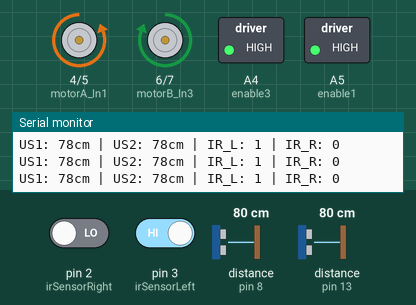
Bench run of a sketch on a simulated Arduino Uno, built with avr-gcc and run on an emulated ATmega328P. On the bench: motor-driver pin pairs drawn as motors (green arrow = first pin HIGH = forward, orange = second pin HIGH = backward, longer = more drive), switched loads named in the sketch (green lamp = pin HIGH), the last lines printed to the serial monitor. Wiring (inferred from the names in the program): 2 × ultrasonic range finder: trigger pin 10, echo pin 8 / trigger pin 12, echo pin 13. Inputs (shaded band) come from the test bench; at power-on: pin 3 (irSensorLeft) HIGH, pin 2 (irSensorRight) LOW, distance to the obstacle (sensors on pin 13, pin 8) 80 cm. The echo pulse lasts 58.3 µs per cm; pins used as bus, display or sensor lines are not drawn.

Above: at 1.2 s.
1.3 s: pin 3 (irSensorLeft) driven LOW
At 4.2 s:
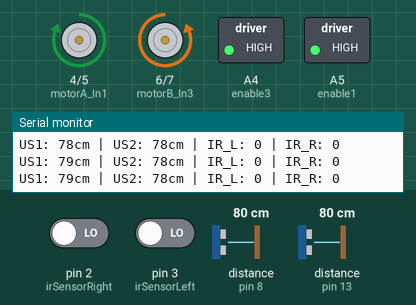
4.3 s: pin 2 (irSensorRight) driven HIGH
At 5.2 s:
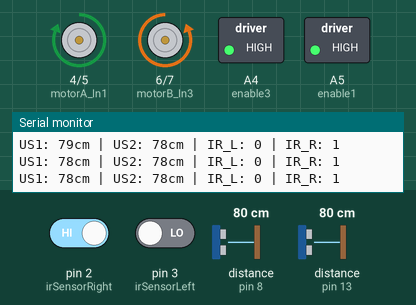
5.8 s: pin 3 (irSensorLeft) driven HIGH
At 6.8 s:
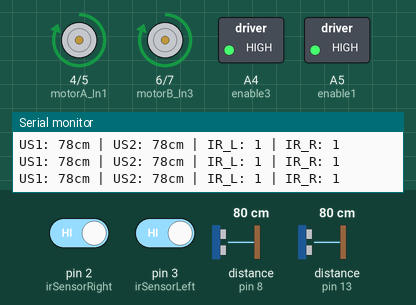
13.6 s: distance to the obstacle (sensor on pin 13) set to 54 cm
16.6 s: distance to the obstacle (sensor on pin 13) set to 46 cm
At 17.6 s:
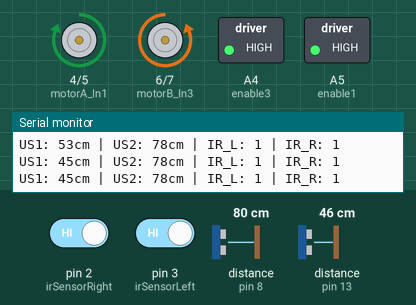
Timing chart, 0 to 19.1 s (numbered marks = the images above; inputs shaded):
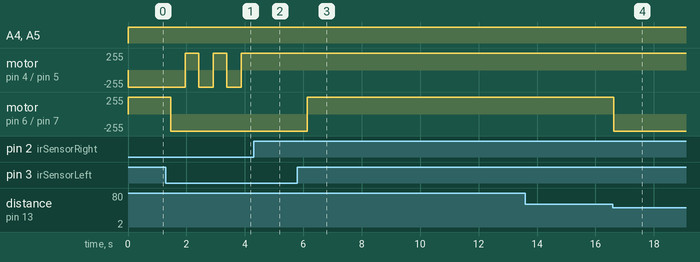

Measured:
- the behaviour switches between 52 and 51 cm on distance to the obstacle (sensor on pin 13) (found by bisection; images 3 and 4)
- after the input at 1.3 s, motor on pin 4 (motorA_In1) / pin 5 (motorA_In2): alternates forward 255/255 for 0.46 s and backward 255/255 for 0.50 s, starting after 0.66 s; motor on pin 6 (motorB_In3) / pin 7 (motorB_In4): forward 255/255 → backward 255/255 after 0.16 s
- after the input at 4.3 s, motor on pin 4 (motorA_In1) / pin 5 (motorA_In2): stops changing and stays forward 255/255
- after the input at 5.8 s, motor on pin 6 (motorB_In3) / pin 7 (motorB_In4): backward 255/255 → forward 255/255 after 0.34 s
- after the input at 16.6 s, motor on pin 6 (motorB_In3) / pin 7 (motorB_In4): forward 255/255 → backward 255/255 at once

The sketch:

first-code-Tinkercad.ino
```cpp
// ultrasonic sensors pins
const int trigPin1 = 12;//left
const int echoPin1 = 13;//left
const int trigPin2 = 10;//right
const int echoPin2 = 8;//right

//IR sensors pins
const int irSensorLeft = 3;
const int irSensorRight = 2;

//motor pins
const int motorA_In1 = 4;
const int motorA_In2 = 5;
const int motorB_In3 = 6;
const int motorB_In4 = 7;

const int enable3 = A4; // motor left
const int enable1 = A5; // motor right

//
const int safeDistance = 50;

void setup() {
  Serial.begin(9600);

  // Initialize ultrasonic sensors pins
  pinMode(trigPin1, OUTPUT);
  pinMode(echoPin1, INPUT);
  pinMode(trigPin2, OUTPUT);
  pinMode(echoPin2, INPUT);

  // Initialize IR sensors pins
  pinMode(irSensorLeft, INPUT);
  pinMode(irSensorRight, INPUT);

  // Initialize motor pins
  pinMode(enable3, OUTPUT);
  pinMode(motorB_In3, OUTPUT);
  pinMode(motorB_In4, OUTPUT);

  pinMode(enable1, OUTPUT);
  pinMode(motorA_In1, OUTPUT);
  pinMode(motorA_In2, OUTPUT);
}

void loop() {
  // Set the motor to full speed
  analogWrite(enable3, 255);
  analogWrite(enable1, 255);

  // Read the distance from the ultrasonic sensor
  long distance1 = getDistance(trigPin1, echoPin1);
  long distance2 = getDistance(trigPin2, echoPin2);

  // Read the status of the IR sensor

  int irLeftState = digitalRead(irSensorLeft);
  int irRightState = digitalRead(irSensorRight);

  // Print data via the serial board
  Serial.print("US1: "); Serial.print(distance1);
  Serial.print("cm | US2: "); Serial.print(distance2);
  Serial.print("cm | IR_L: "); Serial.print(irLeftState);
  Serial.print(" | IR_R: "); Serial.println(irRightState);

  // Comprehensive Logic Control (Prioritizes IR signals)
  if (irLeftState == LOW && irRightState == HIGH) {
    turnRight(); // If an object or a black line is detected on the left, turn right
    delay(300);
  }
  else if (irLeftState == HIGH && irRightState == LOW) {
    turnLeft();  // Object/black line detected on the right; turn left
    delay(300);
  }
  else if (irLeftState == LOW && irRightState == LOW) {
    moveBackward(); // Object/black line detected on the right; turn left
    delay(500);
    turnRight();
    delay(400);
  }
  // If IR sensor is not triggered, follow the existing ultrasonic logic.
  else {
    if (distance1 > safeDistance && distance2 > safeDistance) {
      moveForward();
    }
    else if (distance1 <= safeDistance && distance2 > safeDistance) {
      turnRight();
      delay(500);
    }
    else if (distance1 > safeDistance && distance2 <= safeDistance) {
      turnLeft();
      delay(500);
    }
    else {
      moveBackward();
      delay(600);
      turnRight();
      delay(500);
    }
  }

  delay(50);
}

// Function for obtaining ultrasonic distance
long getDistance(int trigPin, int echoPin) {
  digitalWrite(trigPin, LOW);
  delayMicroseconds(2);
  digitalWrite(trigPin, HIGH);
  delayMicroseconds(10);
  digitalWrite(trigPin, LOW);

  long duration = pulseIn(echoPin, HIGH, 30000);
  long distance = duration * 0.034 / 2;

  if (distance == 0) {
    return 999;
  }
  return distance;
}

//otor Control Action Functions
void moveForward() {
  digitalWrite(motorA_In1, HIGH);
  digitalWrite(motorA_In2, LOW);
  digitalWrite(motorB_In3, HIGH);
  digitalWrite(motorB_In4, LOW);
}

void moveBackward() {
  digitalWrite(motorA_In1, LOW);
  digitalWrite(motorA_In2, HIGH);
  digitalWrite(motorB_In3, LOW);
  digitalWrite(motorB_In4, HIGH);
}

void turnLeft() {
  analogWrite(enable1, 180); // Reduce the speed of Motor A when turning left
  digitalWrite(motorA_In1, LOW);
  digitalWrite(motorA_In2, HIGH);
  digitalWrite(motorB_In3, HIGH);
  digitalWrite(motorB_In4, LOW);
}

void turnRight() {
  digitalWrite(motorA_In1, HIGH);
  digitalWrite(motorA_In2, LOW);
  digitalWrite(motorB_In3, LOW);
  digitalWrite(motorB_In4, HIGH);
}

void stopMotors() {
  digitalWrite(motorA_In1, LOW);
  digitalWrite(motorA_In2, LOW);
  digitalWrite(motorB_In3, LOW);
  digitalWrite(motorB_In4, LOW);
}
```
